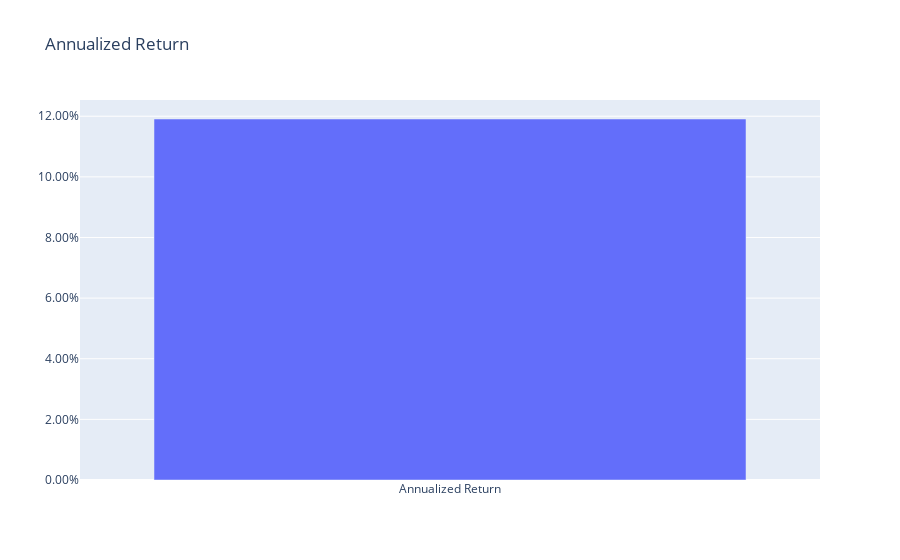

Notebook source saved alongside this figure:
### Markdown cell above
<h2 style="color: #FF6347;">Annualized Return.</h2>
<h3 style="color: #FF6347;">-- Insert your code here --</h3>

### Code cell
avg_daily_return = portfolio_daily_return.mean()
annualized_return = (1 + avg_daily_return) ** 261 - 1
import plotly.graph_objects as go

fig = go.Figure(data=[
    go.Bar(name="Annualized Return", x=["Annualized Return"], y=[annualized_return])
])
fig.update_layout(title="Annualized Return", yaxis_tickformat=".2%")
fig.show()

### Figure 1 — Plotly figure (JSON) as saved in the notebook; plotly's stock layout.template omitted (floating-point values rounded to 4 significant figures)
{"data": [{"name": "Annualized Return", "type": "bar", "x": ["Annualized Return"], "y": [0.1191]}], "layout": {"title": {"text": "Annualized Return"}, "yaxis": {"tickformat": ".2%"}}}
